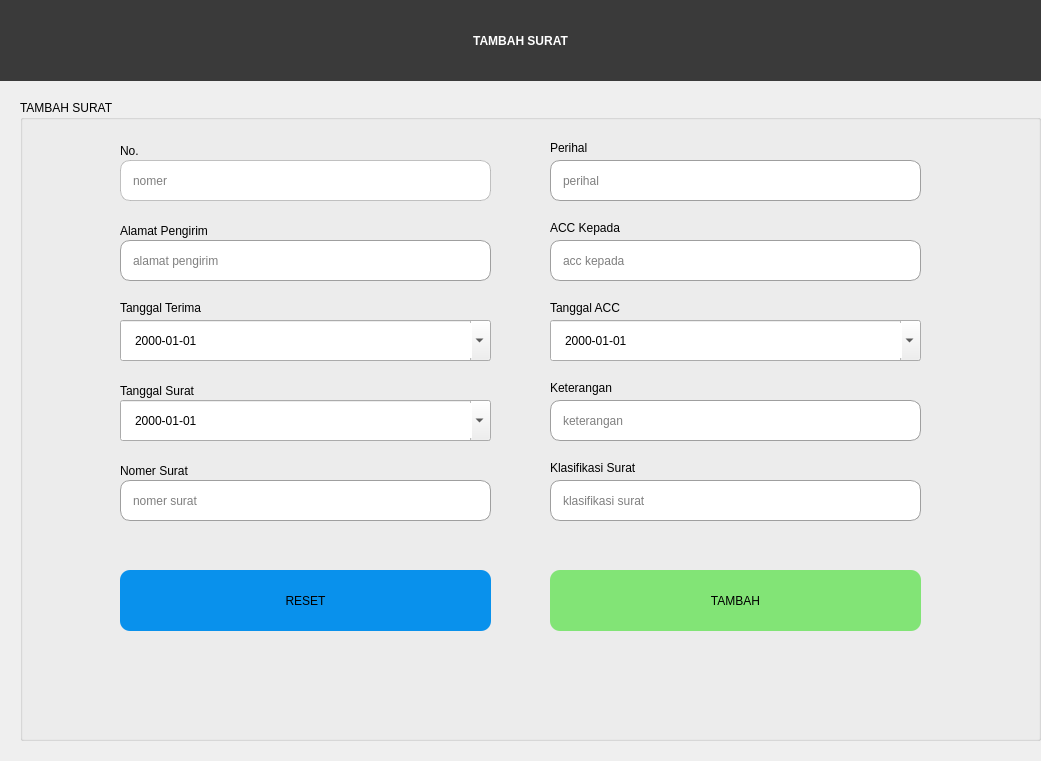
   <widget class="QWidget" name="tambah" native="true">
    <property name="geometry">
     <rect>
      <x>320</x>
      <y>0</y>
      <width>1041</width>
      <height>761</height>
     </rect>
    </property>
    <property name="styleSheet">
     <string notr="true">QWidget#tambah{
	background-color: #ffffff;
}</string>
    </property>
    <widget class="QLabel" name="h1tambah">
     <property name="geometry">
      <rect>
       <x>0</x>
       <y>0</y>
       <width>1041</width>
       <height>81</height>
      </rect>
     </property>
     <property name="styleSheet">
      <string notr="true">QLabel#h1tambah{
	background-color: rgb(58,58,58);
	color: #ffffff;
	font: 30pt &quot;Comic Sans MS&quot;;
	font-weight: bold;
}</string>
     </property>
     <property name="text">
      <string>TAMBAH SURAT</string>
     </property>
     <property name="alignment">
      <set>Qt::AlignCenter</set>
     </property>
    </widget>
    <widget class="QGroupBox" name="tambahgroup">
     <property name="geometry">
      <rect>
       <x>20</x>
       <y>100</y>
       <width>1021</width>
       <height>641</height>
      </rect>
     </property>
     <property name="styleSheet">
      <string notr="true">QGroupBox#tambahgroup{
	font: 12pt &quot;Comic Sans MS&quot;;
}</string>
     </property>
     <property name="title">
      <string>TAMBAH SURAT</string>
     </property>
     <widget class="QLineEdit" name="no">
      <property name="geometry">
       <rect>
        <x>100</x>
        <y>60</y>
        <width>371</width>
        <height>41</height>
       </rect>
      </property>
      <property name="styleSheet">
       <string notr="true">QLineEdit#no{
	border-radius: 10px;
	border: 1px solid #9f9f9f9f;
	font: 12pt &quot;Comic Sans MS&quot;;
	padding-left: 10px;
}
QLineEdit#no:hover{
	border: 1px solid #000000;
}</string>
      </property>
      <property name="placeholderText">
       <string>nomer</string>
      </property>
     </widget>
     <widget class="QLineEdit" name="alamatpengirim">
      <property name="geometry">
       <rect>
        <x>100</x>
        <y>140</y>
        <width>371</width>
        <height>41</height>
       </rect>
      </property>
      <property name="styleSheet">
       <string notr="true">QLineEdit#alamatpengirim{
	border-radius: 10px;
	border: 1px solid #9f9f9f;
	font: 12pt &quot;Comic Sans MS&quot;;
	padding-left: 10px;
}
QLineEdit#alamatpengirim:hover{
	border: 1px solid #000000;
}</string>
      </property>
      <property name="placeholderText">
       <string>alamat pengirim</string>
      </property>
     </widget>
     <widget class="QLineEdit" name="nosurat">
      <property name="geometry">
       <rect>
        <x>100</x>
        <y>380</y>
        <width>371</width>
        <height>41</height>
       </rect>
      </property>
      <property name="styleSheet">
       <string notr="true">QLineEdit#nosurat{
	border-radius: 10px;
	border: 1px solid #9f9f9f;
	font: 12pt &quot;Comic Sans MS&quot;;
	padding-left: 10px;
}
QLineEdit#nosurat:hover{
	border: 1px solid #000000;
}</string>
      </property>
      <property name="placeholderText">
       <string>nomer surat</string>
      </property>
     </widget>
     <widget class="QLineEdit" name="perihal">
      <property name="geometry">
       <rect>
        <x>530</x>
        <y>60</y>
        <width>371</width>
        <height>41</height>
       </rect>
      </property>
      <property name="styleSheet">
       <string notr="true">QLineEdit#perihal{
	border-radius: 10px;
	border: 1px solid #9f9f9f;
	font: 12pt &quot;Comic Sans MS&quot;;
	padding-left: 10px;
}
QLineEdit#perihal:hover{
	border: 1px solid #000000;
}</string>
      </property>
      <property name="placeholderText">
       <string>perihal</string>
      </property>
     </widget>
     <widget class="QLineEdit" name="acckepada">
      <property name="geometry">
       <rect>
        <x>530</x>
        <y>140</y>
        <width>371</width>
        <height>41</height>
       </rect>
      </property>
      <property name="styleSheet">
       <string notr="true">QLineEdit#acckepada{
	border-radius: 10px;
	border: 1px solid #9f9f9f;
	font: 12pt &quot;Comic Sans MS&quot;;
	padding-left: 10px;
}
QLineEdit#acckepada:hover{
	border: 1px solid #000000;
}</string>
      </property>
      <property name="placeholderText">
       <string>acc kepada</string>
      </property>
     </widget>
     <widget class="QLineEdit" name="keterangan">
      <property name="geometry">
       <rect>
        <x>530</x>
        <y>300</y>
        <width>371</width>
        <height>41</height>
       </rect>
      </property>
      <property name="styleSheet">
       <string notr="true">QLineEdit#keterangan{
	border-radius: 10px;
	border: 1px solid #9f9f9f;
	font: 12pt &quot;Comic Sans MS&quot;;
	padding-left: 10px;
}
QLineEdit#keterangan:hover{
	border: 1px solid #000000;
}</string>
      </property>
      <property name="placeholderText">
       <string>keterangan</string>
      </property>
     </widget>
     <widget class="QLineEdit" name="klasifikasi">
      <property name="geometry">
       <rect>
        <x>530</x>
        <y>380</y>
        <width>371</width>
        <height>41</height>
       </rect>
      </property>
      <property name="styleSheet">
       <string notr="true">QLineEdit#klasifikasi{
	border-radius: 10px;
	border: 1px solid #9f9f9f;
	font: 12pt &quot;Comic Sans MS&quot;;
	padding-left: 10px;
}
QLineEdit#klasifikasi:hover{
	border: 1px solid #000000;
}</string>
      </property>
      <property name="placeholderText">
       <string>klasifikasi surat</string>
      </property>
     </widget>
     <widget class="QLabel" name="label">
      <property name="geometry">
       <rect>
        <x>100</x>
        <y>40</y>
        <width>71</width>
        <height>21</height>
       </rect>
      </property>
      <property name="styleSheet">
       <string notr="true">QLabel#label{
	font: 10pt &quot;Comic Sans MS&quot;;
}</string>
      </property>
      <property name="text">
       <string>No.</string>
      </property>
     </widget>
     <widget class="QLabel" name="label_2">
      <property name="geometry">
       <rect>
        <x>100</x>
        <y>120</y>
        <width>121</width>
        <height>21</height>
       </rect>
      </property>
      <property name="styleSheet">
       <string notr="true">QLabel#label_2{
	font: 10pt &quot;Comic Sans MS&quot;;
}</string>
      </property>
      <property name="text">
       <string>Alamat Pengirim</string>
      </property>
     </widget>
     <widget class="QLabel" name="label_3">
      <property name="geometry">
       <rect>
        <x>100</x>
        <y>280</y>
        <width>121</width>
        <height>21</height>
       </rect>
      </property>
      <property name="styleSheet">
       <string notr="true">QLabel#label_3{
	font: 10pt &quot;Comic Sans MS&quot;;
}</string>
      </property>
      <property name="text">
       <string>Tanggal Surat</string>
      </property>
     </widget>
     <widget class="QDateEdit" name="tglsurat">
      <property name="geometry">
       <rect>
        <x>100</x>
        <y>300</y>
        <width>371</width>
        <height>41</height>
       </rect>
      </property>
      <property name="styleSheet">
       <string notr="true">QDateEdit#tglsurat{
	font: 10pt &quot;Comic Sans MS&quot;;
	padding-left: 10px;
}</string>
      </property>
      <property name="buttonSymbols">
       <enum>QAbstractSpinBox::NoButtons</enum>
      </property>
      <property name="displayFormat">
       <string>yyyy-MM-dd</string>
      </property>
      <property name="calendarPopup">
       <bool>true</bool>
      </property>
     </widget>
     <widget class="QLabel" name="label_4">
      <property name="geometry">
       <rect>
        <x>100</x>
        <y>360</y>
        <width>121</width>
        <height>21</height>
       </rect>
      </property>
      <property name="styleSheet">
       <string notr="true">QLabel#label_4{
	font: 10pt &quot;Comic Sans MS&quot;;
}</string>
      </property>
      <property name="text">
       <string>Nomer Surat</string>
      </property>
     </widget>
     <widget class="QLabel" name="label_5">
      <property name="geometry">
       <rect>
        <x>530</x>
        <y>40</y>
        <width>61</width>
        <height>16</height>
       </rect>
      </property>
      <property name="styleSheet">
       <string notr="true">QLabel#label_5{
	font: 10pt &quot;Comic Sans MS&quot;;
}</string>
      </property>
      <property name="text">
       <string>Perihal</string>
      </property>
     </widget>
     <widget class="QLabel" name="label_6">
      <property name="geometry">
       <rect>
        <x>530</x>
        <y>120</y>
        <width>91</width>
        <height>16</height>
       </rect>
      </property>
      <property name="styleSheet">
       <string notr="true">QLabel#label_6{
	font: 10pt &quot;Comic Sans MS&quot;;
}</string>
      </property>
      <property name="text">
       <string>ACC Kepada</string>
      </property>
     </widget>
     <widget class="QLabel" name="label_7">
      <property name="geometry">
       <rect>
        <x>100</x>
        <y>200</y>
        <width>111</width>
        <height>16</height>
       </rect>
      </property>
      <property name="styleSheet">
       <string notr="true">QLabel#label_7{
	font: 10pt &quot;Comic Sans MS&quot;;
}</string>
      </property>
      <property name="text">
       <string>Tanggal Terima</string>
      </property>
     </widget>
     <widget class="QDateEdit" name="tglterima">
      <property name="geometry">
       <rect>
        <x>100</x>
        <y>220</y>
        <width>371</width>
        <height>41</height>
       </rect>
      </property>
      <property name="styleSheet">
       <string notr="true">QDateEdit#tglterima{
	font: 10pt &quot;Comic Sans MS&quot;;
	padding-left: 10px;
}</string>
      </property>
      <property name="buttonSymbols">
       <enum>QAbstractSpinBox::NoButtons</enum>
      </property>
      <property name="displayFormat">
       <string>yyyy-MM-dd</string>
      </property>
      <property name="calendarPopup">
       <bool>true</bool>
      </property>
     </widget>
     <widget class="QDateEdit" name="tglacc">
      <property name="geometry">
       <rect>
        <x>530</x>
        <y>220</y>
        <width>371</width>
        <height>41</height>
       </rect>
      </property>
      <property name="styleSheet">
       <string notr="true">QDateEdit#tglacc{
	font: 10pt &quot;Comic Sans MS&quot;;
	padding-left: 10px;
}</string>
      </property>
      <property name="displayFormat">
       <string>yyyy-MM-dd</string>
      </property>
      <property name="calendarPopup">
       <bool>true</bool>
      </property>
     </widget>
     <widget class="QLabel" name="label_8">
      <property name="geometry">
       <rect>
        <x>530</x>
        <y>200</y>
        <width>91</width>
        <height>16</height>
       </rect>
      </property>
      <property name="styleSheet">
       <string notr="true">QLabel#label_8{
	font: 10pt &quot;Comic Sans MS&quot;;
}</string>
      </property>
      <property name="text">
       <string>Tanggal ACC</string>
      </property>
     </widget>
     <widget class="QLabel" name="label_9">
      <property name="geometry">
       <rect>
        <x>530</x>
        <y>280</y>
        <width>91</width>
        <height>16</height>
       </rect>
      </property>
      <property name="styleSheet">
       <string notr="true">QLabel#label_9{
	font: 10pt &quot;Comic Sans MS&quot;;
}</string>
      </property>
      <property name="text">
       <string>Keterangan</string>
      </property>
     </widget>
     <widget class="QLabel" name="label_10">
      <property name="geometry">
       <rect>
        <x>530</x>
        <y>360</y>
        <width>151</width>
        <height>16</height>
       </rect>
      </property>
      <property name="styleSheet">
       <string notr="true">QLabel#label_10{
	font: 10pt &quot;Comic Sans MS&quot;;
}</string>
      </property>
      <property name="text">
       <string>Klasifikasi Surat</string>
      </property>
     </widget>
     <widget class="QPushButton" name="btnreset">
      <property name="geometry">
       <rect>
        <x>100</x>
        <y>470</y>
        <width>371</width>
        <height>61</height>
       </rect>
      </property>
      <property name="cursor">
       <cursorShape>PointingHandCursor</cursorShape>
      </property>
      <property name="styleSheet">
       <string notr="true">QPushButton#btnreset{
	border-radius: 10px;
	background-color: rgb(9, 145, 236);
	font: 20pt &quot;Comic Sans MS&quot;;
}
QPushButton#btnreset:hover{
	background-color: rgb(7, 127, 218);
}</string>
      </property>
      <property name="text">
       <string>RESET</string>
      </property>
     </widget>
     <widget class="QPushButton" name="btntambah_2">
      <property name="geometry">
       <rect>
        <x>530</x>
        <y>470</y>
        <width>371</width>
        <height>61</height>
       </rect>
      </property>
      <property name="cursor">
       <cursorShape>PointingHandCursor</cursorShape>
      </property>
      <property name="styleSheet">
       <string notr="true">QPushButton#btntambah_2{
	border-radius: 10px;
	background-color: rgb(130, 228, 118);
	font: 20pt &quot;Comic Sans MS&quot;;
}
QPushButton#btntambah_2:hover{
	background-color: rgb(122, 213, 110);
}</string>
      </property>
      <property name="text">
       <string>TAMBAH</string>
      </property>
     </widget>
     <widget class="QLabel" name="warning">
      <property name="geometry">
       <rect>
        <x>280</x>
        <y>560</y>
        <width>451</width>
        <height>51</height>
       </rect>
      </property>
      <property name="styleSheet">
       <string notr="true">QLabel#warning{
font: 16pt &quot;Comic Sans MS&quot;;
color: #ff0000;
font-weight: bold;
}</string>
      </property>
      <property name="text">
       <string/>
      </property>
     </widget>
     <widget class="QLabel" name="information">
      <property name="geometry">
       <rect>
        <x>280</x>
        <y>560</y>
        <width>451</width>
        <height>51</height>
       </rect>
      </property>
      <property name="styleSheet">
       <string notr="true">QLabel#information{
font: 16pt &quot;Comic Sans MS&quot;;
color: #00ff00;
font-weight: bold;
}</string>
      </property>
      <property name="text">
       <string/>
      </property>
     </widget>
    </widget>
   </widget>
